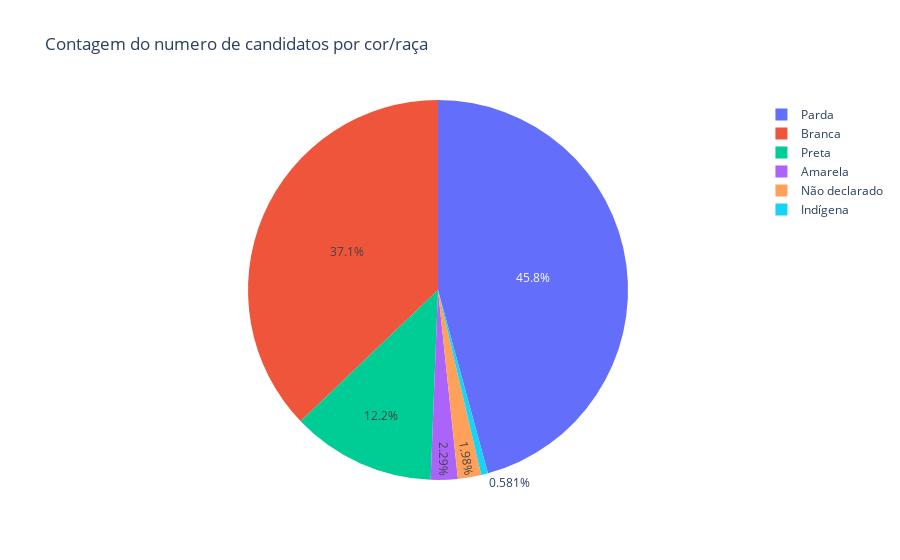

Here is the notebook cell this chart was saved with:
### Code cell
trace_raca_c = go.Pie(labels = df_raca_c.index, values = df_raca_c['Media'])
data_raca_c =[trace_raca_c]
layout_raca_c = go.Layout(title = 'Contagem do numero de candidatos por cor/raça')
fig_raca_c = go.Figure(data = data_raca_c, layout = layout_raca_c)
py.iplot(fig_raca_c)

### Figure 1 — Plotly figure (JSON) as saved in the notebook; plotly's stock layout.template omitted (floating-point values rounded to 4 significant figures)
{"data": [{"labels": ["Amarela", "Branca", "Indígena", "Não declarado", "Parda", "Preta"], "type": "pie", "values": [84755, 1374909, 21523, 73435, 1694162, 453223]}], "layout": {"title": {"text": "Contagem do numero de candidatos por cor/raça"}}}
